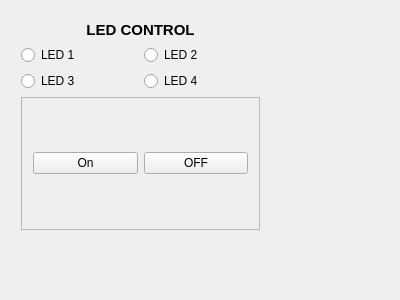
<?xml version="1.0" encoding="UTF-8"?>
<ui version="4.0">
 <class>Widget</class>
 <widget class="QWidget" name="Widget">
  <property name="geometry">
   <rect>
    <x>0</x>
    <y>0</y>
    <width>400</width>
    <height>300</height>
   </rect>
  </property>
  <property name="windowTitle">
   <string>Widget</string>
  </property>
  <widget class="QWidget" name="layoutWidget">
   <property name="geometry">
    <rect>
     <x>10</x>
     <y>10</y>
     <width>261</width>
     <height>231</height>
    </rect>
   </property>
   <layout class="QVBoxLayout" name="verticalLayout_5">
    <item>
     <widget class="QLabel" name="label_6">
      <property name="sizePolicy">
       <sizepolicy hsizetype="Preferred" vsizetype="Maximum">
        <horstretch>0</horstretch>
        <verstretch>0</verstretch>
       </sizepolicy>
      </property>
      <property name="font">
       <font>
        <pointsize>11</pointsize>
        <weight>75</weight>
        <bold>true</bold>
       </font>
      </property>
      <property name="text">
       <string>LED CONTROL</string>
      </property>
      <property name="alignment">
       <set>Qt::AlignCenter</set>
      </property>
     </widget>
    </item>
    <item>
     <layout class="QVBoxLayout" name="verticalLayout_4">
      <item>
       <layout class="QVBoxLayout" name="verticalLayout">
        <item>
         <layout class="QHBoxLayout" name="horizontalLayout_9">
          <item>
           <widget class="QRadioButton" name="led1RadioButton">
            <property name="text">
             <string>LED 1</string>
            </property>
           </widget>
          </item>
          <item>
           <widget class="QRadioButton" name="led2RadioButton">
            <property name="text">
             <string>LED 2</string>
            </property>
           </widget>
          </item>
         </layout>
        </item>
        <item>
         <layout class="QHBoxLayout" name="horizontalLayout_8">
          <item>
           <widget class="QRadioButton" name="led3RadioButton">
            <property name="text">
             <string>LED 3</string>
            </property>
           </widget>
          </item>
          <item>
           <widget class="QRadioButton" name="led4RadioButton">
            <property name="text">
             <string>LED 4</string>
            </property>
           </widget>
          </item>
         </layout>
        </item>
       </layout>
      </item>
      <item>
       <layout class="QHBoxLayout" name="horizontalLayout_5">
        <item>
         <widget class="QFrame" name="frame">
          <property name="frameShape">
           <enum>QFrame::StyledPanel</enum>
          </property>
          <property name="frameShadow">
           <enum>QFrame::Sunken</enum>
          </property>
          <property name="lineWidth">
           <number>11</number>
          </property>
          <property name="midLineWidth">
           <number>6</number>
          </property>
          <layout class="QHBoxLayout" name="horizontalLayout_7">
           <item>
            <layout class="QHBoxLayout" name="horizontalLayout_6">
             <item>
              <widget class="QPushButton" name="onButton">
               <property name="text">
                <string>On</string>
               </property>
              </widget>
             </item>
             <item>
              <widget class="QPushButton" name="offButton">
               <property name="text">
                <string>OFF</string>
               </property>
              </widget>
             </item>
            </layout>
           </item>
          </layout>
         </widget>
        </item>
       </layout>
      </item>
     </layout>
    </item>
   </layout>
  </widget>
 </widget>
 <layoutdefault spacing="6" margin="11"/>
 <resources/>
 <connections/>
</ui>
